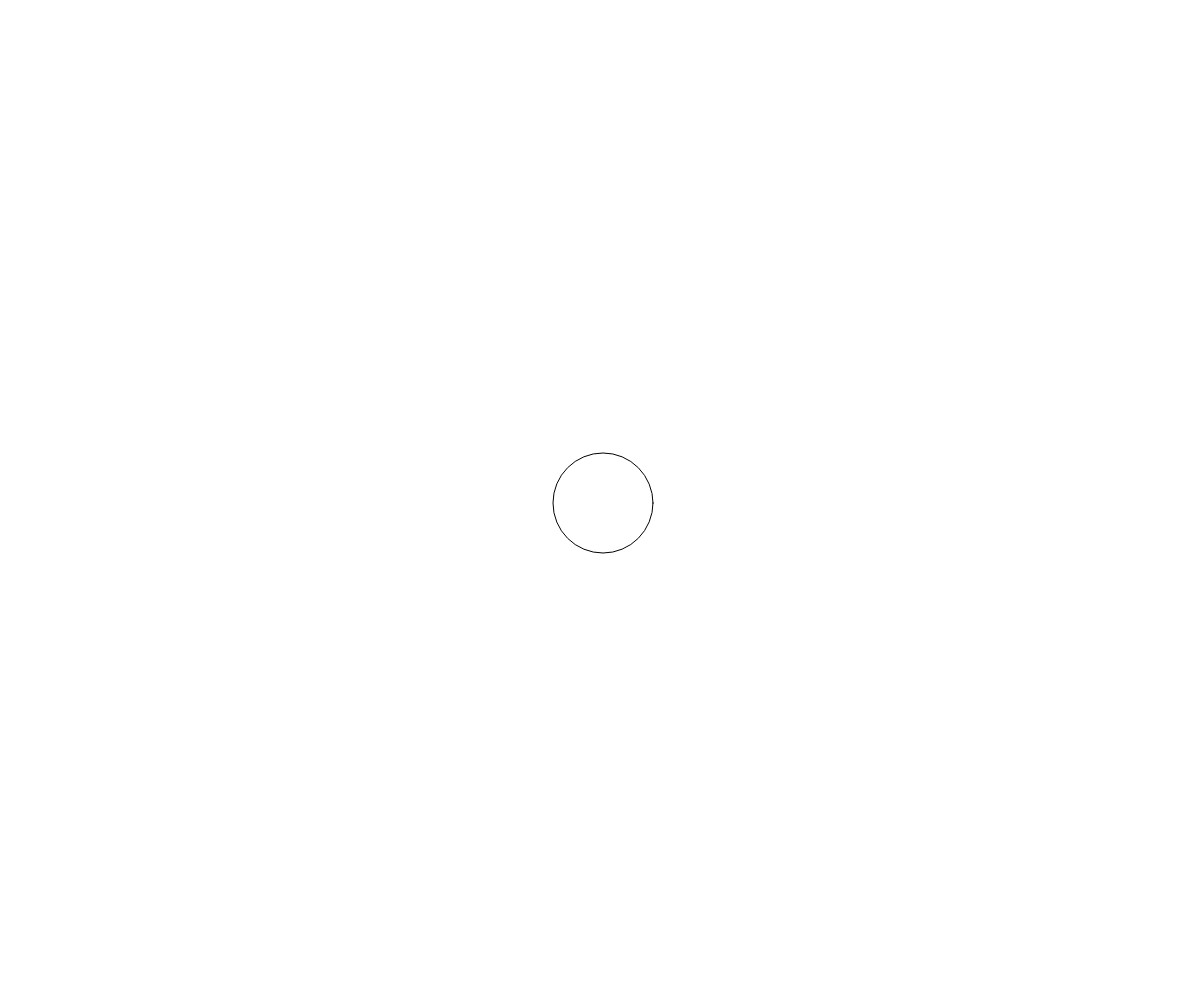
Frame 1 (no input)
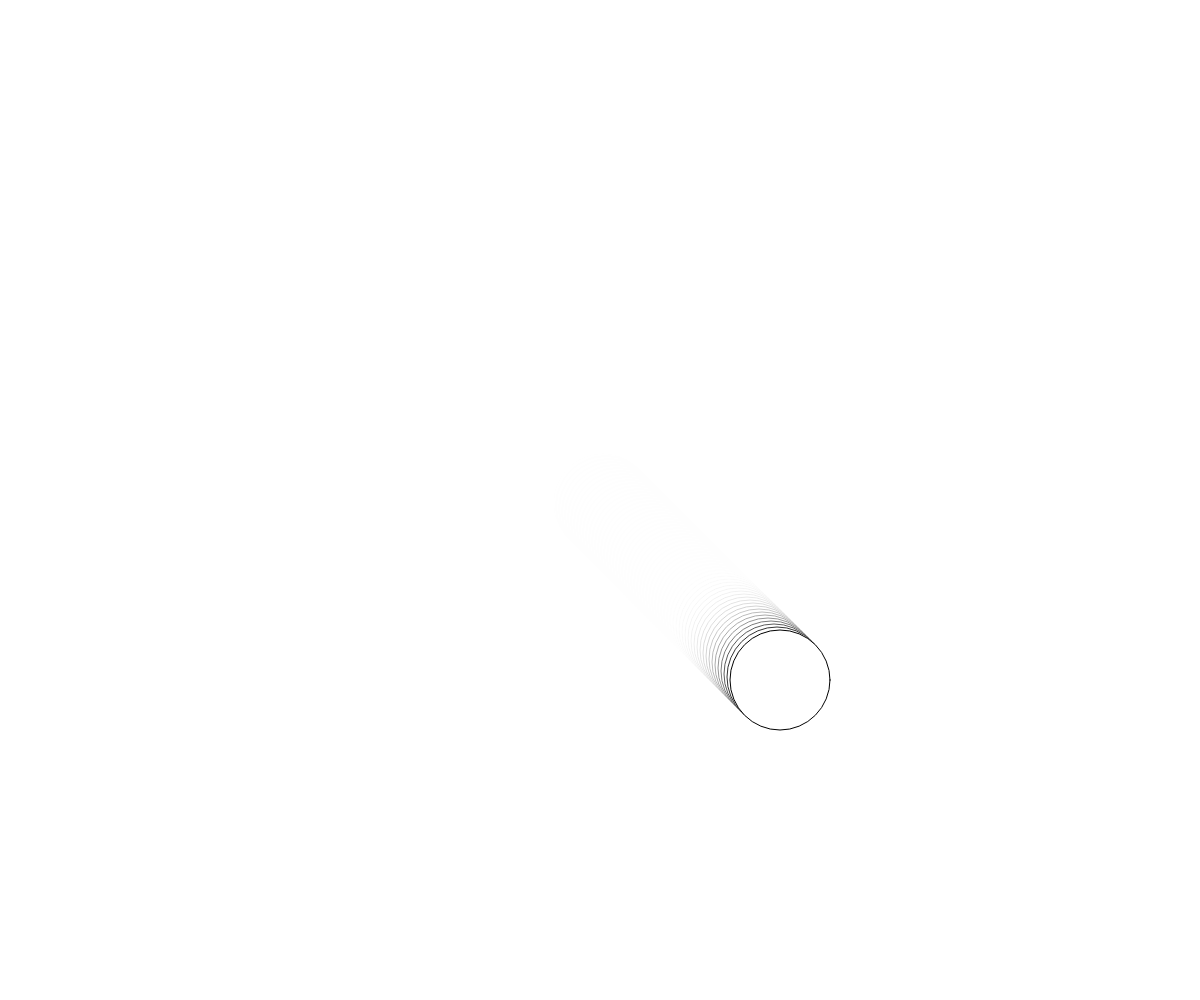
Frame 60 (no input)
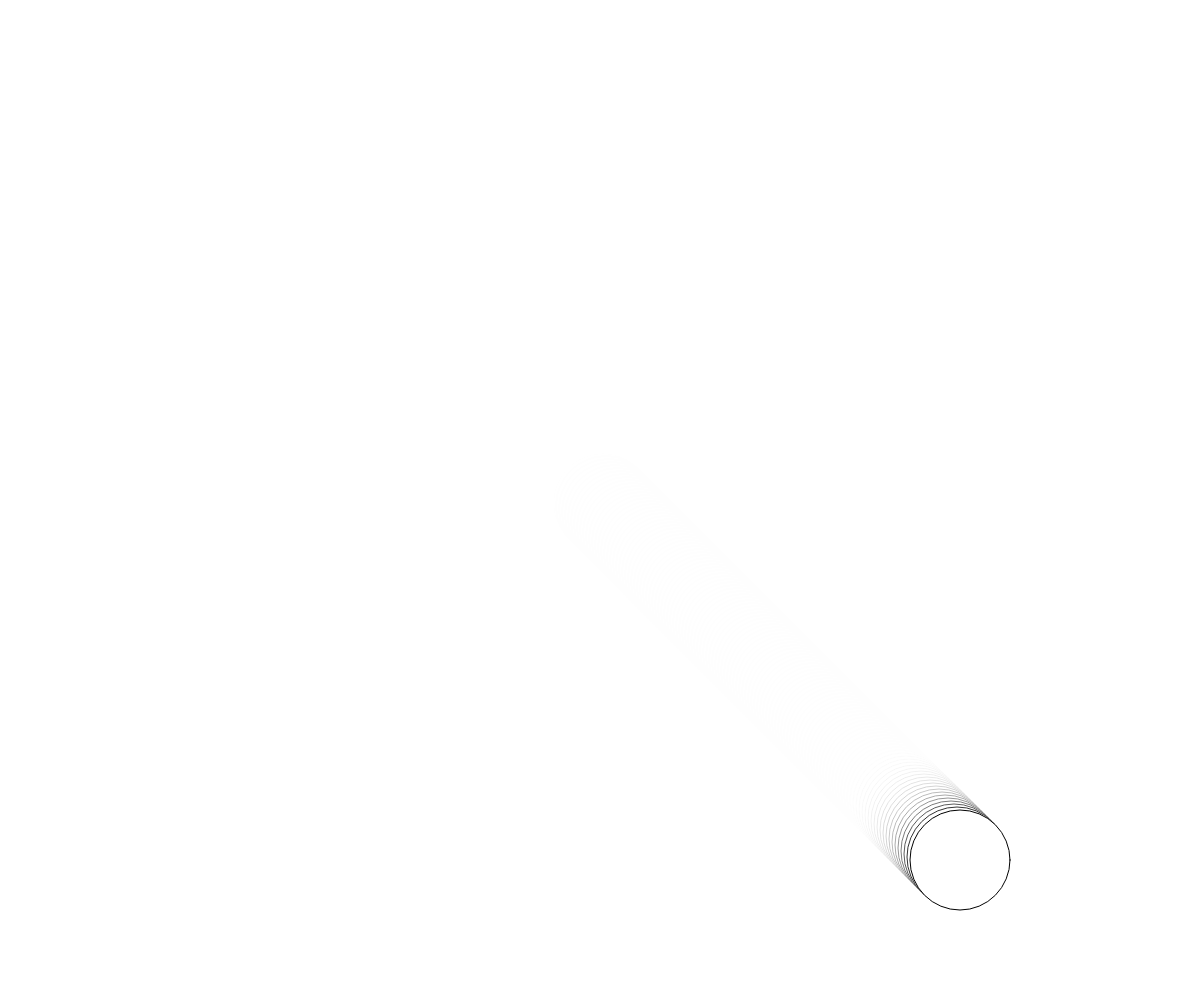
Frame 120 (the mouse pressed at the canvas centre since frame 60)

The p5.js sketch that drew these frames (run headless with seeded random() and noise() and a simulated clock; from frame 60 on, the mouse is pressed at the canvas centre):

// p5.js sketch
// ── sketch.js
var x,y,t,vX,vY;
//t = tamanho do objeto ex: 100px.
//v = velocidade


function setup() 
{
  createCanvas (windowWidth, windowHeight);
  x = width/2 ;
  y = height/2 ;
  t = 100;
  vX = 3;
  vY = vX;


}


function draw() 
{
  background (255,50);

if(x + t/2 > width || x-t/2 < 0 ){
  vX = vX*-1;
  fill(random(255),random(255),random(255));
}



if(y + t/2 > height || y-t/2 < 0 ){
  vY = vY*-1;
  fill(random(255),random(255),random(255));
}


  
  x = x + vX ;
  y = y + vY ;
  ellipse(x, y, t, t);


}


function windowResized() 
{
  resizeCanvas (windowWidth, windowHeight);
}
